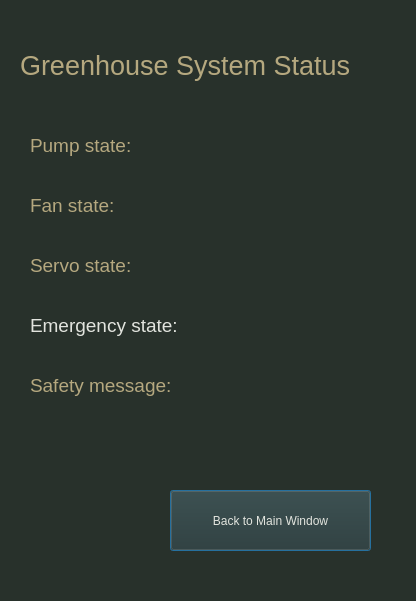
<?xml version="1.0" encoding="UTF-8"?>
<ui version="4.0">
 <class>Dialog</class>
 <widget class="QDialog" name="Dialog">
  <property name="geometry">
   <rect>
    <x>0</x>
    <y>0</y>
    <width>416</width>
    <height>601</height>
   </rect>
  </property>
  <property name="windowTitle">
   <string>Dialog</string>
  </property>
  <property name="styleSheet">
   <string notr="true">background-color:rgb(40, 49, 43);</string>
  </property>
  <widget class="QLabel" name="title_label">
   <property name="geometry">
    <rect>
     <x>20</x>
     <y>20</y>
     <width>421</width>
     <height>91</height>
    </rect>
   </property>
   <property name="styleSheet">
    <string notr="true">
font: 63 oblique 9pt &quot;URW Gothic&quot;;
font-size:20pt;
color: rgb(181, 168, 127);
</string>
   </property>
   <property name="text">
    <string>Greenhouse System Status</string>
   </property>
  </widget>
  <widget class="QLabel" name="pump_state_label">
   <property name="geometry">
    <rect>
     <x>30</x>
     <y>130</y>
     <width>291</width>
     <height>31</height>
    </rect>
   </property>
   <property name="styleSheet">
    <string notr="true">font: 63 oblique 11pt &quot;URW Gothic&quot;;
font-size:14pt;
color: rgb(181, 168, 127);</string>
   </property>
   <property name="text">
    <string>Pump state:</string>
   </property>
  </widget>
  <widget class="QLabel" name="fan_state_label">
   <property name="geometry">
    <rect>
     <x>30</x>
     <y>190</y>
     <width>291</width>
     <height>31</height>
    </rect>
   </property>
   <property name="styleSheet">
    <string notr="true">font: 63 oblique 11pt &quot;URW Gothic&quot;;
font-size:14pt;
color: rgb(181, 168, 127);</string>
   </property>
   <property name="text">
    <string>Fan state:</string>
   </property>
  </widget>
  <widget class="QLabel" name="servo_state_label">
   <property name="geometry">
    <rect>
     <x>30</x>
     <y>250</y>
     <width>291</width>
     <height>31</height>
    </rect>
   </property>
   <property name="styleSheet">
    <string notr="true">font: 63 oblique 11pt &quot;URW Gothic&quot;;
font-size:14pt;
color: rgb(181, 168, 127);</string>
   </property>
   <property name="text">
    <string>Servo state:</string>
   </property>
  </widget>
  <widget class="QLabel" name="emergency_label">
   <property name="geometry">
    <rect>
     <x>30</x>
     <y>310</y>
     <width>291</width>
     <height>31</height>
    </rect>
   </property>
   <property name="styleSheet">
    <string notr="true">font: 63 oblique 11pt &quot;URW Gothic&quot;;
font-size:14pt;
color: rgb(181, 168, 127);
color: rgb(226, 228, 222);</string>
   </property>
   <property name="text">
    <string>Emergency state:</string>
   </property>
  </widget>
  <widget class="QPushButton" name="safety_back_button">
   <property name="geometry">
    <rect>
     <x>170</x>
     <y>490</y>
     <width>201</width>
     <height>61</height>
    </rect>
   </property>
   <property name="styleSheet">
    <string notr="true">color:rgb(226, 228, 222);
font-size:28;</string>
   </property>
   <property name="text">
    <string>Back to Main Window</string>
   </property>
  </widget>
  <widget class="QLabel" name="safety_message_label">
   <property name="geometry">
    <rect>
     <x>30</x>
     <y>420</y>
     <width>371</width>
     <height>31</height>
    </rect>
   </property>
   <property name="styleSheet">
    <string notr="true">font: 63 oblique 11pt &quot;URW Gothic&quot;;
color: rgb(226, 228, 222);
font-size:14pt;
</string>
   </property>
   <property name="text">
    <string/>
   </property>
  </widget>
  <widget class="QLabel" name="safety_message_label_2">
   <property name="geometry">
    <rect>
     <x>30</x>
     <y>370</y>
     <width>351</width>
     <height>31</height>
    </rect>
   </property>
   <property name="styleSheet">
    <string notr="true">font: 63 oblique 11pt &quot;URW Gothic&quot;;
font-size:14pt;
color: rgb(181, 168, 127);</string>
   </property>
   <property name="text">
    <string>Safety message:</string>
   </property>
  </widget>
 </widget>
 <resources/>
 <connections/>
</ui>
